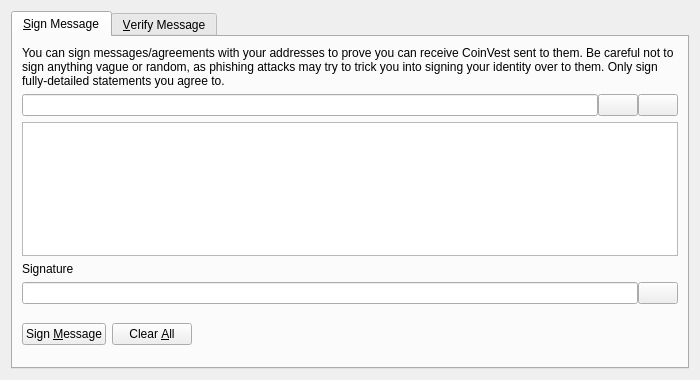
<?xml version="1.0" encoding="UTF-8"?>
<ui version="4.0">
 <class>SignVerifyMessageDialog</class>
 <widget class="QDialog" name="SignVerifyMessageDialog">
  <property name="geometry">
   <rect>
    <x>0</x>
    <y>0</y>
    <width>700</width>
    <height>380</height>
   </rect>
  </property>
  <property name="windowTitle">
   <string>Signatures - Sign / Verify a Message</string>
  </property>
  <property name="modal">
   <bool>true</bool>
  </property>
  <layout class="QVBoxLayout" name="verticalLayout">
   <item>
    <widget class="QTabWidget" name="tabWidget">
     <property name="currentIndex">
      <number>0</number>
     </property>
     <widget class="QWidget" name="tabSignMessage">
      <attribute name="title">
       <string>&amp;Sign Message</string>
      </attribute>
      <layout class="QVBoxLayout" name="verticalLayout_SM">
       <item>
        <widget class="QLabel" name="infoLabel_SM">
         <property name="text">
          <string>You can sign messages/agreements with your addresses to prove you can receive CoinVest sent to them. Be careful not to sign anything vague or random, as phishing attacks may try to trick you into signing your identity over to them. Only sign fully-detailed statements you agree to.</string>
         </property>
         <property name="textFormat">
          <enum>Qt::PlainText</enum>
         </property>
         <property name="wordWrap">
          <bool>true</bool>
         </property>
        </widget>
       </item>
       <item>
        <layout class="QHBoxLayout" name="horizontalLayout_1_SM">
         <property name="spacing">
          <number>0</number>
         </property>
         <item>
          <widget class="QValidatedLineEdit" name="addressIn_SM">
           <property name="toolTip">
            <string>The CoinVest address to sign the message with</string>
           </property>
          </widget>
         </item>
         <item>
          <widget class="QPushButton" name="addressBookButton_SM">
           <property name="toolTip">
            <string>Choose previously used address</string>
           </property>
           <property name="text">
            <string/>
           </property>
           <property name="shortcut">
            <string>Alt+A</string>
           </property>
           <property name="autoDefault">
            <bool>false</bool>
           </property>
          </widget>
         </item>
         <item>
          <widget class="QPushButton" name="pasteButton_SM">
           <property name="toolTip">
            <string>Paste address from clipboard</string>
           </property>
           <property name="text">
            <string/>
           </property>
           <property name="shortcut">
            <string>Alt+P</string>
           </property>
           <property name="autoDefault">
            <bool>false</bool>
           </property>
          </widget>
         </item>
        </layout>
       </item>
       <item>
        <widget class="QPlainTextEdit" name="messageIn_SM">
         <property name="toolTip">
          <string>Enter the message you want to sign here</string>
         </property>
        </widget>
       </item>
       <item>
        <widget class="QLabel" name="signatureLabel_SM">
         <property name="text">
          <string>Signature</string>
         </property>
         <property name="textFormat">
          <enum>Qt::PlainText</enum>
         </property>
        </widget>
       </item>
       <item>
        <layout class="QHBoxLayout" name="horizontalLayout_2_SM">
         <property name="spacing">
          <number>0</number>
         </property>
         <item>
          <widget class="QLineEdit" name="signatureOut_SM">
           <property name="font">
            <font>
             <italic>true</italic>
            </font>
           </property>
           <property name="readOnly">
            <bool>true</bool>
           </property>
          </widget>
         </item>
         <item>
          <widget class="QPushButton" name="copySignatureButton_SM">
           <property name="toolTip">
            <string>Copy the current signature to the system clipboard</string>
           </property>
           <property name="text">
            <string/>
           </property>
           <property name="autoDefault">
            <bool>false</bool>
           </property>
          </widget>
         </item>
        </layout>
       </item>
       <item>
        <layout class="QHBoxLayout" name="horizontalLayout_3_SM">
         <item>
          <widget class="QPushButton" name="signMessageButton_SM">
           <property name="toolTip">
            <string>Sign the message to prove you own this CoinVest address</string>
           </property>
           <property name="text">
            <string>Sign &amp;Message</string>
           </property>
           <property name="autoDefault">
            <bool>false</bool>
           </property>
          </widget>
         </item>
         <item>
          <widget class="QPushButton" name="clearButton_SM">
           <property name="toolTip">
            <string>Reset all sign message fields</string>
           </property>
           <property name="text">
            <string>Clear &amp;All</string>
           </property>
           <property name="autoDefault">
            <bool>false</bool>
           </property>
          </widget>
         </item>
         <item>
          <spacer name="horizontalSpacer_1_SM">
           <property name="orientation">
            <enum>Qt::Horizontal</enum>
           </property>
           <property name="sizeHint" stdset="0">
            <size>
             <width>40</width>
             <height>48</height>
            </size>
           </property>
          </spacer>
         </item>
         <item>
          <widget class="QLabel" name="statusLabel_SM">
           <property name="font">
            <font>
             <weight>75</weight>
             <bold>true</bold>
            </font>
           </property>
           <property name="text">
            <string/>
           </property>
           <property name="wordWrap">
            <bool>true</bool>
           </property>
          </widget>
         </item>
         <item>
          <spacer name="horizontalSpacer_2_SM">
           <property name="orientation">
            <enum>Qt::Horizontal</enum>
           </property>
           <property name="sizeHint" stdset="0">
            <size>
             <width>40</width>
             <height>48</height>
            </size>
           </property>
          </spacer>
         </item>
        </layout>
       </item>
      </layout>
     </widget>
     <widget class="QWidget" name="tabVerifyMessage">
      <attribute name="title">
       <string>&amp;Verify Message</string>
      </attribute>
      <layout class="QVBoxLayout" name="verticalLayout_VM">
       <item>
        <widget class="QLabel" name="infoLabel_VM">
         <property name="text">
          <string>Enter the receiver's address, message (ensure you copy line breaks, spaces, tabs, etc. exactly) and signature below to verify the message. Be careful not to read more into the signature than what is in the signed message itself, to avoid being tricked by a man-in-the-middle attack. Note that this only proves the signing party receives with the address, it cannot prove sendership of any transaction!</string>
         </property>
         <property name="textFormat">
          <enum>Qt::PlainText</enum>
         </property>
         <property name="alignment">
          <set>Qt::AlignLeading|Qt::AlignLeft|Qt::AlignTop</set>
         </property>
         <property name="wordWrap">
          <bool>true</bool>
         </property>
        </widget>
       </item>
       <item>
        <layout class="QHBoxLayout" name="horizontalLayout_1_VM">
         <property name="spacing">
          <number>0</number>
         </property>
         <item>
          <widget class="QValidatedLineEdit" name="addressIn_VM">
           <property name="toolTip">
            <string>The CoinVest address the message was signed with</string>
           </property>
          </widget>
         </item>
         <item>
          <widget class="QPushButton" name="addressBookButton_VM">
           <property name="toolTip">
            <string>Choose previously used address</string>
           </property>
           <property name="text">
            <string/>
           </property>
           <property name="shortcut">
            <string>Alt+A</string>
           </property>
           <property name="autoDefault">
            <bool>false</bool>
           </property>
          </widget>
         </item>
        </layout>
       </item>
       <item>
        <widget class="QPlainTextEdit" name="messageIn_VM"/>
       </item>
       <item>
        <widget class="QValidatedLineEdit" name="signatureIn_VM"/>
       </item>
       <item>
        <layout class="QHBoxLayout" name="horizontalLayout_2_VM">
         <item>
          <widget class="QPushButton" name="verifyMessageButton_VM">
           <property name="toolTip">
            <string>Verify the message to ensure it was signed with the specified CoinVest address</string>
           </property>
           <property name="text">
            <string>Verify &amp;Message</string>
           </property>
           <property name="autoDefault">
            <bool>false</bool>
           </property>
          </widget>
         </item>
         <item>
          <widget class="QPushButton" name="clearButton_VM">
           <property name="toolTip">
            <string>Reset all verify message fields</string>
           </property>
           <property name="text">
            <string>Clear &amp;All</string>
           </property>
           <property name="autoDefault">
            <bool>false</bool>
           </property>
          </widget>
         </item>
         <item>
          <spacer name="horizontalSpacer_1_VM">
           <property name="orientation">
            <enum>Qt::Horizontal</enum>
           </property>
           <property name="sizeHint" stdset="0">
            <size>
             <width>40</width>
             <height>48</height>
            </size>
           </property>
          </spacer>
         </item>
         <item>
          <widget class="QLabel" name="statusLabel_VM">
           <property name="font">
            <font>
             <weight>75</weight>
             <bold>true</bold>
            </font>
           </property>
           <property name="text">
            <string/>
           </property>
           <property name="wordWrap">
            <bool>true</bool>
           </property>
          </widget>
         </item>
         <item>
          <spacer name="horizontalSpacer_2_VM">
           <property name="orientation">
            <enum>Qt::Horizontal</enum>
           </property>
           <property name="sizeHint" stdset="0">
            <size>
             <width>40</width>
             <height>48</height>
            </size>
           </property>
          </spacer>
         </item>
        </layout>
       </item>
      </layout>
     </widget>
    </widget>
   </item>
  </layout>
 </widget>
 <customwidgets>
  <customwidget>
   <class>QValidatedLineEdit</class>
   <extends>QLineEdit</extends>
   <header>qvalidatedlineedit.h</header>
  </customwidget>
 </customwidgets>
 <resources>
  <include location="../coinvest.qrc"/>
 </resources>
 <connections/>
</ui>
